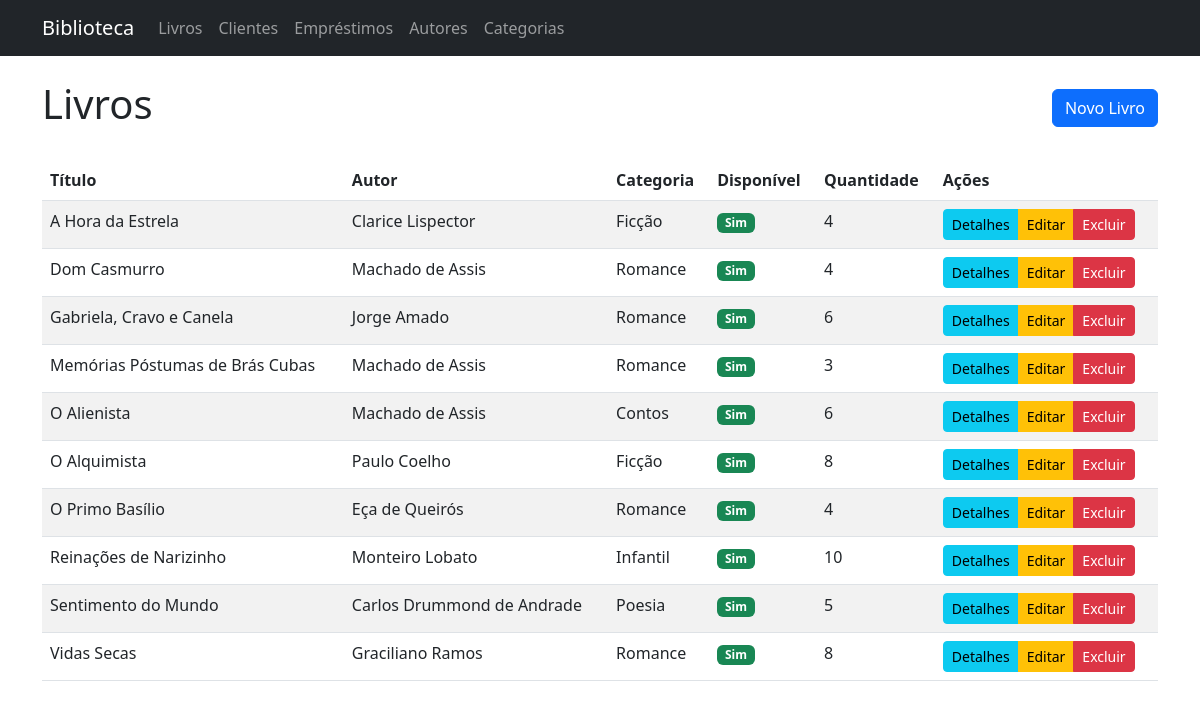
The page /books/ on the database its author committed.
### app/models/entities/book.py (models this page shows, shortened)
class Book(db.Model):
    __tablename__ = 'books'
    id = db.Column(db.Integer, primary_key=True)
    name = db.Column(db.String(100), nullable=False)
    description = db.Column(db.Text)
    quantity = db.Column(db.Integer, default=1)
    id_author = db.Column(db.Integer, db.ForeignKey('authors.id'))
    id_category = db.Column(db.Integer, db.ForeignKey('categories.id'))
    loans = db.relationship('BookLoan', backref='book', lazy=True)
    @property
    def is_available(self):
        return self.quantity > 0

### app/models/entities/author.py (models this page shows, shortened)
class Author(db.Model):
    __tablename__ = 'authors'
    id = db.Column(db.Integer, primary_key=True)
    name = db.Column(db.String(100), nullable=False)
    biography = db.Column(db.Text)
    books = db.relationship('Book', backref='author', lazy=True)

### app/models/entities/category.py (models this page shows, shortened)
class Category(db.Model):
    __tablename__ = 'categories'
    id = db.Column(db.Integer, primary_key=True)
    name = db.Column(db.String(50), nullable=False, unique=True)
    books = db.relationship('Book', backref='category', lazy=True)

### app/controllers/book_controller.py (the view)
@book_bp.route('/')
def index():
    books = BookService.get_all_books()
    return render_template('books/index.html', books=books)

### app/repositories/book_repository.py (called while the page is built)
    @staticmethod
    def get_all():
        return Book.query.order_by(Book.name).all()

### app/services/book_service.py (called while the page is built)
    @staticmethod
    def get_all_books():
        return BookRepository.get_all()

### app/templates/books/index.html (shortened to what this page needs)
{% extends "base.html" %}
{% block content %}
<div class="d-flex justify-content-between align-items-center mb-4">
    <h1>Livros</h1>
    <a href="{{ url_for('book_controller.create') }}" class="btn btn-primary">Novo Livro</a>
</div>
<div class="table-responsive">
    <table class="table table-striped table-hover">
        <thead>
            <tr>
                <th>Título</th>
                <th>Autor</th>
                <th>Categoria</th>
                <th>Disponível</th>
                <th>Quantidade</th>
                <th>Ações</th>
            </tr>
        </thead>
        <tbody>
            {% for book in books %}
            <tr>
                <td>{{ book.name }}</td>
                <td>{{ book.author.name }}</td>
                <td>{{ book.category.name }}</td>
                <td>
                    {% if book.is_available %}
                    <span class="badge bg-success">Sim</span>
                    {% else %}
                    <span class="badge bg-danger">Não</span>
                    {% endif %}
                </td>
                <td>{{ book.quantity }}</td>
                <td>
                    <div class="btn-group" role="group">
                        <a href="{{ url_for('book_controller.show', id=book.id) }}" class="btn btn-info btn-sm">Detalhes</a>
                        <a href="{{ url_for('book_controller.edit', id=book.id) }}" class="btn btn-warning btn-sm">Editar</a>
                        <a href="{{ url_for('book_controller.delete', id=book.id) }}" class="btn btn-danger btn-sm" onclick="return confirm('Tem certeza que deseja excluir este livro?')">Excluir</a>
                    </div>
                </td>
            </tr>
            {% endfor %}
        </tbody>
    </table>
</div>
{% endblock %}

### rows shown on the page
Book: name "A Hora da Estrela", author.name "Clarice Lispector", category.name "Ficção", shows "Sim", quantity "4"
Book: name "Dom Casmurro", author.name "Machado de Assis", category.name "Romance", shows "Sim", quantity "4"
Book: name "Gabriela, Cravo e Canela", author.name "Jorge Amado", category.name "Romance", shows "Sim", quantity "6"
Book: name "Memórias Póstumas de Brás Cubas", author.name "Machado de Assis", category.name "Romance", shows "Sim", quantity "3"
Book: name "O Alienista", author.name "Machado de Assis", category.name "Contos", shows "Sim", quantity "6"
Book: name "O Alquimista", author.name "Paulo Coelho", category.name "Ficção", shows "Sim", quantity "8"
Book: name "O Primo Basílio", author.name "Eça de Queirós", category.name "Romance", shows "Sim", quantity "4"
Book: name "Reinações de Narizinho", author.name "Monteiro Lobato", category.name "Infantil", shows "Sim", quantity "10"
Book: name "Sentimento do Mundo", author.name "Carlos Drummond de Andrade", category.name "Poesia", shows "Sim", quantity "5"
Book: name "Vidas Secas", author.name "Graciliano Ramos", category.name "Romance", shows "Sim", quantity "8"
